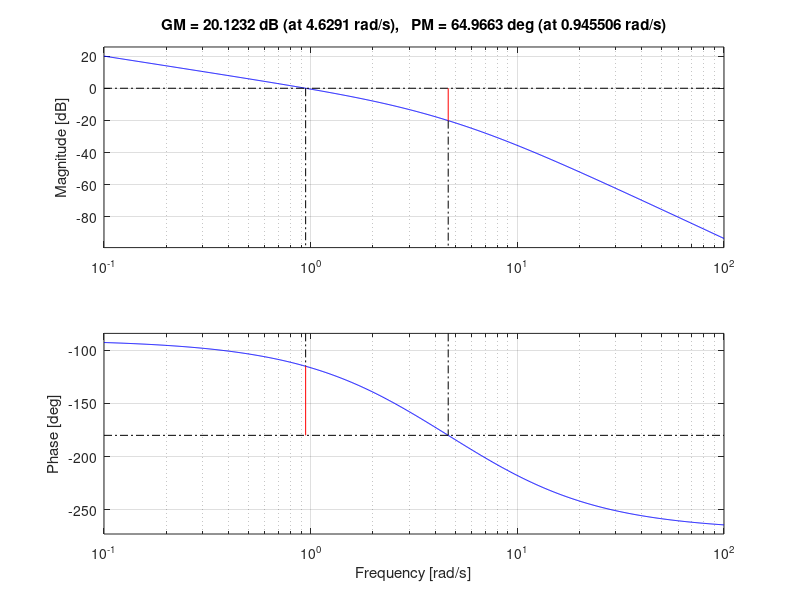

Source code (MATLAB):
% define the numerator and denominator of the expression
num= [0 0 0 21.42857];
den = poly([0 -3 -7.14285]);

% express the expression as transfer function
sys=tf(num, den);

% specify the frequency range
w = logspace(-1,2);

% return the magnitude and phase of frequency response at the frequencies w. 
[mag, phase] = bode(sys,w);

% compute and plot the bode plot
margin(sys)
